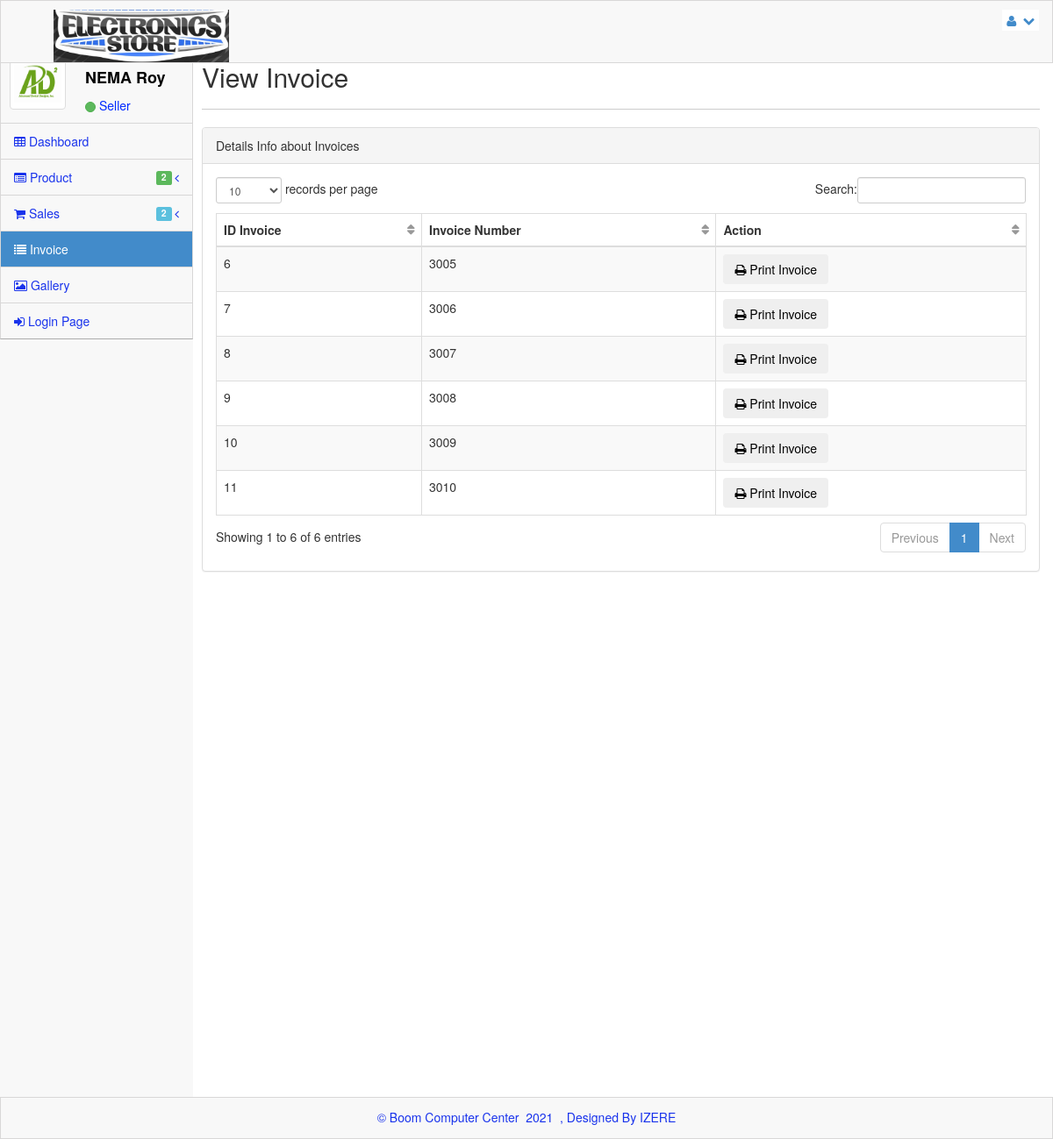
The page /ViewInvoice.php (signed in) on the database its author committed.
### tables this page shows
CREATE TABLE IF NOT EXISTS `invoice` (
  `IDInvoice` int(11) NOT NULL AUTO_INCREMENT,
  `InvoiceNumber` int(11) NOT NULL,
  PRIMARY KEY (`IDInvoice`)
);

### ViewInvoice.php (the view, shortened to what this page needs)
<?php
if($_SESSION){
include 'Config/config1.php';
?>
<!DOCTYPE html>
 <html lang="en">
<head>
     <link rel="stylesheet" href="assets/css/bootstrap-fileupload.min.css" />
    <link rel="stylesheet" href="assets/plugins/bootstrap/css/bootstrap.css" />
    <link rel="stylesheet" href="assets/css/main.css" />
    <link rel="stylesheet" href="assets/css/theme.css" />
    <link rel="stylesheet" href="assets/css/MoneAdmin.css" />
    <link rel="stylesheet" href="assets/plugins/Font-Awesome/css/font-awesome.css" />
    <link href="assets/plugins/dataTables/dataTables.bootstrap.css" rel="stylesheet" />
</head>
<body class="padTop53 " >
    <div id="wrap">
        <div id="top">
            <nav class="navbar navbar-inverse navbar-fixed-top " style="padding-top: 10px;">
                <header class="navbar-header">
                    <a href="index.html" class="navbar-brand">
                <img src="assets/img/logo1.png" alt="" / width="200px"></a>
                </header>
                <ul class="nav navbar-top-links navbar-right">
                    <li class="dropdown">
                        <a class="dropdown-toggle" data-toggle="dropdown" href="#">
                            <i class="icon-user "></i>&nbsp; <i class="icon-chevron-down "></i>
                        </a>
                    </li>
                </ul>
            </nav>
        </div>
       <div id="left" >
            <div class="media user-media well-small">
                <a class="user-link" href="#">
                    <img class="media-object img-thumbnail user-img" alt="User Picture" src="assets/img/Profile_Uploaded/<?php echo $_SESSION["profilepicture"] ?>" / style="width:64px; height:64px">
                </a>
                <br />
                <div class="media-body">
                    <h5 class="media-heading"> <?php echo $_SESSION["name"] ?></h5>
                    <ul class="list-unstyled user-info">
                        <li>
                             <a class="btn btn-success btn-xs btn-circle" style="width: 10px;height: 12px;"></a> <?php echo $_SESSION["role"] ?>
                        </li>
                    </ul>
                </div>
                <br />
            </div>
            <ul id="menu" class="collapse">
                <li class="panel">
                    <a href="dashboard.php" >
                        <i class="icon-table"></i> Dashboard
                    </a>
                </li>
                 <li class="panel">
                    <a href="#" data-parent="#menu" data-toggle="collapse" class="accordion-toggle" data-target="#Product">
                        <i class="icon-list-alt"></i> Product
                        <span class="pull-right">
                            <i class="icon-angle-left"></i>
                        </span>
                          &nbsp; <span class="label label-success">2</span>&nbsp;
                    </a>
                </li>
                <li class="panel">
                    <a href="#" data-parent="#menu" data-toggle="collapse" class="accordion-toggle" data-target="#Sales">
                        <i class="icon-shopping-cart"></i> Sales
                        <span class="pull-right">
                            <i class="icon-angle-left"></i>
                        </span>
                          &nbsp; <span class="label label-info">2</span>&nbsp;
                    </a>
                </li>
                <li class="active"><a href="ViewInvoice.php"><i class="icon-list "></i> Invoice </a></li>
                <li><a href="gallery.php"><i class="icon-picture"></i> Gallery </a></li>
                <li><a href="Execute/ExDestroySession.php"><i class="icon-signin"></i> Login Page </a></li>
            </ul>
        </div>
        <div id="content">
            <div class="inner">
                <div class="row">
                    <div class="col-lg-12">
                        <h2> View Invoice </h2>
                    </div>
                </div>
                <hr />
                <div class="row">
                <div class="col-lg-12">
                    <div class="panel panel-default">
                        <div class="panel-heading">
                            Details Info about Invoices
                      </div>
                        <div class="panel-body">
                            <div class="table-responsive">
                                <table class="table table-striped table-bordered table-hover" id="dataTables-example">
                                    <thead>
                                        <tr>
                                            <th>ID Invoice</th>
                                            <th>Invoice Number</th>
                                             <th>Action</th>
                                      </tr>
                                    </thead>
                                    <tbody>
                                    <?php
					$query= $dbo->query("SELECT * FROM invoice ORDER by IDInvoice DESC");
					foreach ($query as $product) {
					?>
                                       <tr class="odd gradeX">
                                        	<td><?php echo $product['IDInvoice'];?></td>
                                            <td><?php echo $product['InvoiceNumber'];?></td>
                                            <td class="center">
                                       <a href="Invoice.php? id=<?php echo $product['InvoiceNumber']; ?>"><button class="btn"><i class="icon-print"></i> Print Invoice</button></a>
                                            </td>
                                        </tr>
                                    <?php } ?>
                                  </tbody>
                                </table>
                            </div>
                        </div>
                    </div>
                </div>
            </div>
            </div>
        </div>
    </div>
    <?php
	include 'Footer.php';
	?>
</body>
</html>
<?php
}
else{
echo "<script>location.href='index.php'</script>";
} ?>

### Footer.php
<div id="footer">
       <p>&copy;  Boom Computer Center &nbsp;2021 &nbsp;, Designed By IZERE</p>
   </div>

### assets/css/MoneAdmin.css (style rules this page uses)
body { background-color: #f8f8f8; }
.navbar-top-links li { display: inline-block; }
.navbar-top-links li:last-child { margin-right: 15px; }
.navbar-top-links li a { padding: 15px; padding:2px 5px 2px 5px; background-color:white; }
table.dataTable thead .sorting, table.dataTable thead .sorting_asc:after, table.dataTable thead .sorting_desc, table.dataTable thead .sorting_asc_disabled, table.dataTable thead .sorting_desc_disabled { background: transparent; }
table.dataTable thead .sorting_asc:after { content: "\f0de"; float: right; font-family: fontawesome; }
table.dataTable thead .sorting:after { content: "\f0dc"; float: right; font-family: fontawesome; color: rgba(50,50,50,.5); }
.btn-circle { width: 30px; height: 30px; padding: 6px 0; border-radius: 15px; text-align: center; font-size: 12px; line-height: 1.428571429; }

### rows shown on the page
invoice: IDInvoice "11", InvoiceNumber "3010"
invoice: IDInvoice "10", InvoiceNumber "3009"
invoice: IDInvoice "9", InvoiceNumber "3008"
invoice: IDInvoice "8", InvoiceNumber "3007"
invoice: IDInvoice "7", InvoiceNumber "3006"
invoice: IDInvoice "6", InvoiceNumber "3005"

### other values the page prints
$_SESSION["name"] "NEMA Roy"
$_SESSION["role"] "Seller"
